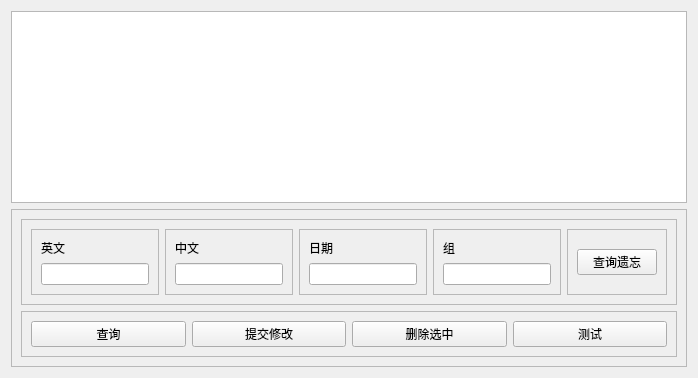
        <widget class="QWidget" name="change_page">
         <layout class="QVBoxLayout" name="verticalLayout_14">
          <item>
           <widget class="QTableWidget" name="update_table"/>
          </item>
          <item>
           <widget class="QFrame" name="search_frame">
            <property name="minimumSize">
             <size>
              <width>0</width>
              <height>50</height>
             </size>
            </property>
            <property name="frameShape">
             <enum>QFrame::StyledPanel</enum>
            </property>
            <property name="frameShadow">
             <enum>QFrame::Raised</enum>
            </property>
            <layout class="QVBoxLayout" name="verticalLayout_15">
             <item>
              <widget class="QFrame" name="frame_5">
               <property name="frameShape">
                <enum>QFrame::StyledPanel</enum>
               </property>
               <property name="frameShadow">
                <enum>QFrame::Raised</enum>
               </property>
               <layout class="QHBoxLayout" name="horizontalLayout_13">
                <item>
                 <widget class="QFrame" name="search_english_frame">
                  <property name="frameShape">
                   <enum>QFrame::StyledPanel</enum>
                  </property>
                  <property name="frameShadow">
                   <enum>QFrame::Raised</enum>
                  </property>
                  <layout class="QVBoxLayout" name="verticalLayout_18">
                   <item>
                    <widget class="QLabel" name="label">
                     <property name="text">
                      <string>英文</string>
                     </property>
                    </widget>
                   </item>
                   <item>
                    <widget class="QLineEdit" name="search_english"/>
                   </item>
                  </layout>
                 </widget>
                </item>
                <item>
                 <widget class="QFrame" name="search_chinese_frame">
                  <property name="frameShape">
                   <enum>QFrame::StyledPanel</enum>
                  </property>
                  <property name="frameShadow">
                   <enum>QFrame::Raised</enum>
                  </property>
                  <layout class="QVBoxLayout" name="verticalLayout_16">
                   <item>
                    <widget class="QLabel" name="label_2">
                     <property name="text">
                      <string>中文</string>
                     </property>
                    </widget>
                   </item>
                   <item>
                    <widget class="QLineEdit" name="search_chinese"/>
                   </item>
                  </layout>
                 </widget>
                </item>
                <item>
                 <widget class="QFrame" name="search_date_time_frame">
                  <property name="frameShape">
                   <enum>QFrame::StyledPanel</enum>
                  </property>
                  <property name="frameShadow">
                   <enum>QFrame::Raised</enum>
                  </property>
                  <layout class="QVBoxLayout" name="verticalLayout_17">
                   <item>
                    <widget class="QLabel" name="label_3">
                     <property name="text">
                      <string>日期</string>
                     </property>
                    </widget>
                   </item>
                   <item>
                    <widget class="QLineEdit" name="search_date_time"/>
                   </item>
                  </layout>
                 </widget>
                </item>
                <item>
                 <widget class="QFrame" name="search_list_frame">
                  <property name="frameShape">
                   <enum>QFrame::StyledPanel</enum>
                  </property>
                  <property name="frameShadow">
                   <enum>QFrame::Raised</enum>
                  </property>
                  <layout class="QVBoxLayout" name="verticalLayout_19">
                   <item>
                    <widget class="QLabel" name="label_4">
                     <property name="text">
                      <string>组</string>
                     </property>
                    </widget>
                   </item>
                   <item>
                    <widget class="QLineEdit" name="search_list"/>
                   </item>
                  </layout>
                 </widget>
                </item>
                <item>
                 <widget class="QFrame" name="frame_8">
                  <property name="frameShape">
                   <enum>QFrame::StyledPanel</enum>
                  </property>
                  <property name="frameShadow">
                   <enum>QFrame::Raised</enum>
                  </property>
                  <layout class="QVBoxLayout" name="verticalLayout_22">
                   <item>
                    <widget class="QPushButton" name="search_forget_words">
                     <property name="text">
                      <string>查询遗忘</string>
                     </property>
                    </widget>
                   </item>
                  </layout>
                 </widget>
                </item>
               </layout>
              </widget>
             </item>
             <item>
              <widget class="QFrame" name="frame_6">
               <property name="frameShape">
                <enum>QFrame::StyledPanel</enum>
               </property>
               <property name="frameShadow">
                <enum>QFrame::Raised</enum>
               </property>
               <layout class="QHBoxLayout" name="horizontalLayout_14">
                <item>
                 <widget class="QPushButton" name="search">
                  <property name="text">
                   <string>查询</string>
                  </property>
                 </widget>
                </item>
                <item>
                 <widget class="QPushButton" name="update">
                  <property name="text">
                   <string>提交修改</string>
                  </property>
                 </widget>
                </item>
                <item>
                 <widget class="QPushButton" name="delete_choose">
                  <property name="text">
                   <string>删除选中</string>
                  </property>
                 </widget>
                </item>
                <item>
                 <widget class="QPushButton" name="exam_choose">
                  <property name="text">
                   <string>测试</string>
                  </property>
                 </widget>
                </item>
               </layout>
              </widget>
             </item>
            </layout>
           </widget>
          </item>
         </layout>
        </widget>
